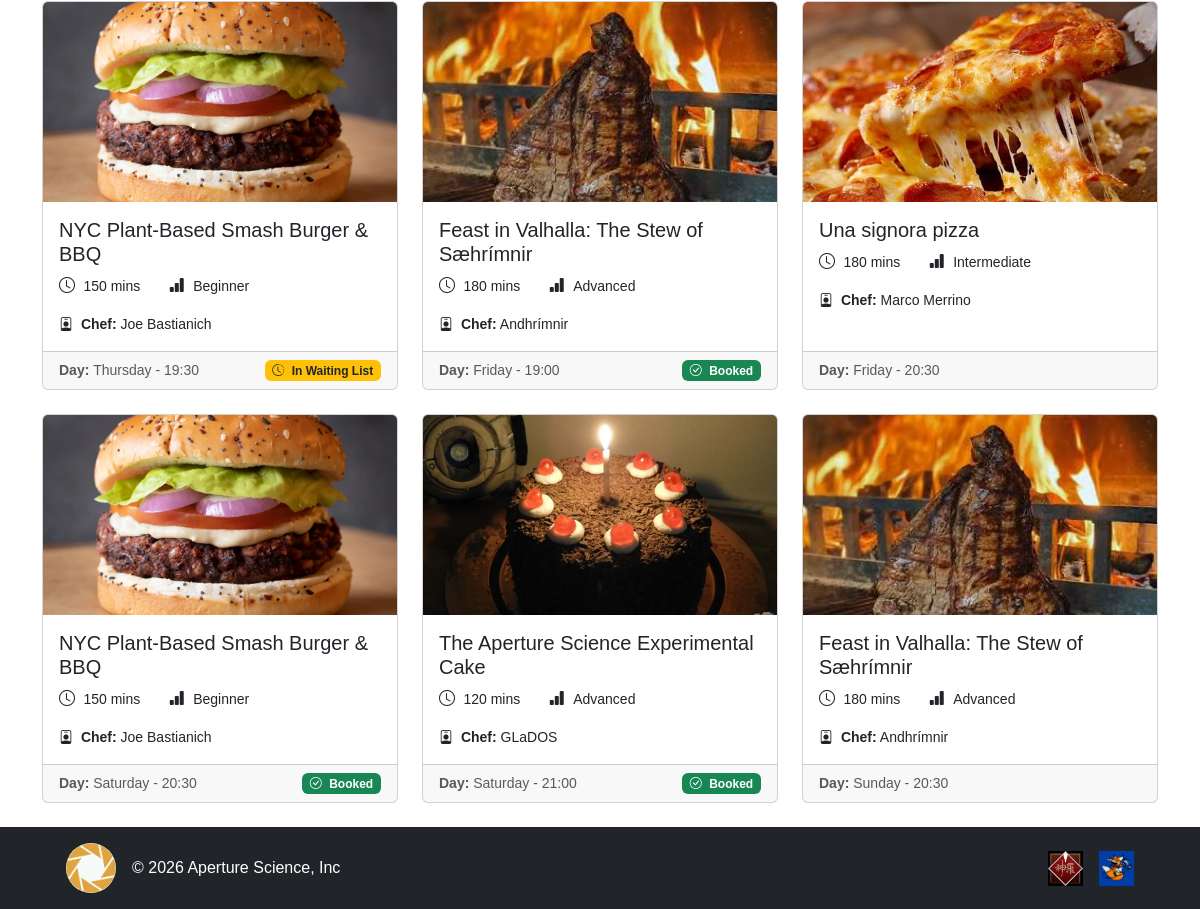
Page / (signed in, lower part) on the earlier database version.
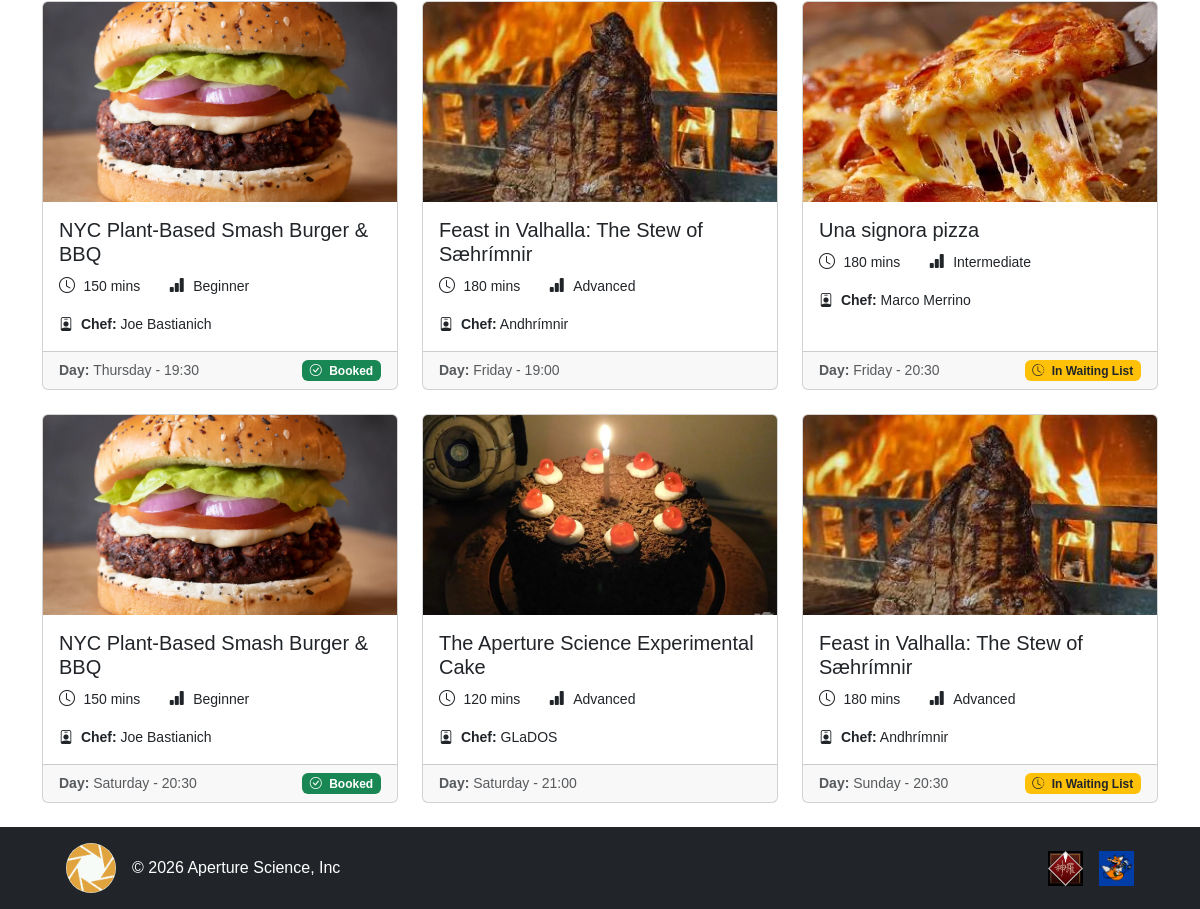
Same page on the later database version.
### tables this page shows
CREATE TABLE "CLASS_SESSION" (
	"id"	INTEGER NOT NULL UNIQUE,
	"max_capacity"	INTEGER NOT NULL,
	"start_time"	TEXT NOT NULL,
	"day_of_week"	TEXT NOT NULL,
	"kitchen"	TEXT NOT NULL,
	"COOKING_CLASS_id"	INTEGER NOT NULL,
	PRIMARY KEY("id" AUTOINCREMENT),
	FOREIGN KEY("COOKING_CLASS_id") REFERENCES "COOKING_CLASS"("id") ON DELETE CASCADE
);

CREATE TABLE "COOKING_CLASS" (
	"id"	INTEGER NOT NULL UNIQUE,
	"cuisine"	TEXT NOT NULL,
	"title"	TEXT NOT NULL,
	"duration"	INTEGER NOT NULL,
	"difficulty"	TEXT NOT NULL CHECK("difficulty" IN ('Beginner', 'Intermediate', 'Advanced')),
	"chef_name"	TEXT NOT NULL,
	"description"	TEXT NOT NULL,
	"dietary_category"	TEXT NOT NULL CHECK("dietary_category" IN ('Standard', 'Vegetarian', 'Vegan', 'Gluten-free')),
	"photo_1"	TEXT NOT NULL,
	"photo_2"	TEXT NOT NULL,
	"photo_3"	TEXT NOT NULL,
	"USER_email"	TEXT NOT NULL,
	PRIMARY KEY("id" AUTOINCREMENT),
	FOREIGN KEY("USER_email") REFERENCES "USER"("email") ON DELETE CASCADE
);

### app.py (the view)
@app.route("/")
def home():
    session_classes = cooking_class_dao.get_all_sessions()
    passed_sessions = []
    for session in session_classes:
        if booking_dao.check_end_of_session(session["day_of_week"], session["start_time"], session["duration"]):
            passed_sessions.append(session["id"])
    user_bookings = {}
    if current_user.is_authenticated:
        for session in session_classes:
            status = booking_dao.check_existing_booking(current_user.email, session["id"])
            if status:
                user_bookings[session["id"]] = status
    return render_template("public/index.html", session_classes=session_classes, user_bookings=user_bookings, passed_sessions=passed_sessions)

### app.py (called while the page is built)
@login_manager.user_loader
def load_user(user_id):
    db_user = user_dao.get_user_by_email(user_id)
    if not db_user:
        return None
    return User(
        email=db_user["email"],
        first_name=db_user["first_name"],
        last_name=db_user["last_name"],
        password=db_user["password_hash"],
        role=db_user["role"]
    )

### dao/booking_dao.py (called while the page is built)
def check_existing_booking(user_email, session_id):
    conn = utilities_dao.db_connect()
    cursor = conn.cursor()
    cursor.execute("SELECT * FROM BOOKING WHERE USER_email = ? AND CLASS_SESSION_id = ?", (user_email, session_id))
    booking = cursor.fetchone()
    utilities_dao.close_connection(conn, cursor)
    if booking:
        return booking["status"]
    return None

def check_end_of_session(day, time, duration):
    session_start_time = utilities_dao.get_week_time(day, time)
    session_duration = utilities_dao.get_minutes(duration)
    session_end_time = session_start_time + session_duration
    current_time = utilities_dao.get_week_time(utilities_dao.CURRENT_DAY, utilities_dao.CURRENT_TIME)
    return current_time >= session_end_time

### dao/utilities_dao.py (called while the page is built)
def close_connection(conn, cursor):
    conn.commit()
    cursor.close()
    conn.close()

### templates/public/index.html (shortened to what this page needs)
{% extends "base.html" %}
{% block content %}
<div id="sessions-list" class="container my-4">
    {% if session_classes %}
    <div class="row g-4">
        {% for session in session_classes %}
        <div class="col-12 col-md-6 col-lg-4">
            <div class="card h-100">
                <img src="{{ url_for('static', filename='img/classes/' ~ session.photo_1) }}" alt="{{ session.title }}"
                    class="card-img-top object-fit-cover card-session-img">
                <div class="card-body">
                    <h5 class="card-title">
                        <a href="{{ url_for('session_details', session_id=session.id) }}"
                            class="stretched-link text-decoration-none text-dark">
                            {{ session.title }}
                        </a>
                    </h5>
                    <ul class="mb-3 list-inline">
                        <li class="list-inline-item">
                            <i class="bi bi-clock me-1"></i>
                            <span class="small">{{ session.duration }} mins</span>
                        </li>
                        <li class="list-inline-item ms-3">
                            <i class="bi bi-bar-chart-fill me-1"></i>
                            <span class="small">{{ session.difficulty }}</span>
                        </li>
                    </ul>
                    <p class="small mb-0">
                        <i class="bi bi-person-badge me-1"></i>
                        <strong>Chef:</strong> {{ session.chef_name }}
                    </p>
                </div>
                <div class="card-footer d-flex justify-content-between mt-0">
                    <small class="text-body-secondary"><strong>Day: </strong>{{ session.day_of_week }} - {{
                        session.start_time }}</small>
                    {% if session.id in passed_sessions %}
                        {% if user_bookings.get(session.id) == 'ENROLLED' %}
                        <span class="badge bg-secondary">
                            <i class="bi bi-check-circle me-1"></i> Attended
                        </span>
                        {% else %}
                        <span class="badge bg-secondary text-dark">
                            <i class="bi bi-clock-history me-1"></i> Ended
                        </span>
                        {% endif %}
                    {% else %}
                        {% if user_bookings.get(session.id) == 'ENROLLED' %}
                        <span class="badge bg-success">
                            <i class="bi bi-check-circle me-1"></i> Booked
                        </span>
                        {% elif user_bookings.get(session.id) == 'WAITING' %}
                        <span class="badge bg-warning text-dark">
                            <i class="bi bi-clock-history me-1"></i> In Waiting List
                        </span>
                        {% endif %}
                    {% endif %}
                </div>
            </div>
        </div>
        {% endfor %}
    </div>
    {% endif %}
</div>
{% endblock %}

Differences in the rows shown:
changed CLASS_SESSION "Thursday": text "In Waiting List" → "Booked"
changed CLASS_SESSION (number 2 of 6 on the later page): no longer shows "Booked"
changed CLASS_SESSION "Una signora pizza": now shows "In Waiting List"
changed CLASS_SESSION "The Aperture Science Experimental Cake": no longer shows "Booked"
changed CLASS_SESSION "Sunday": now shows "In Waiting List"
